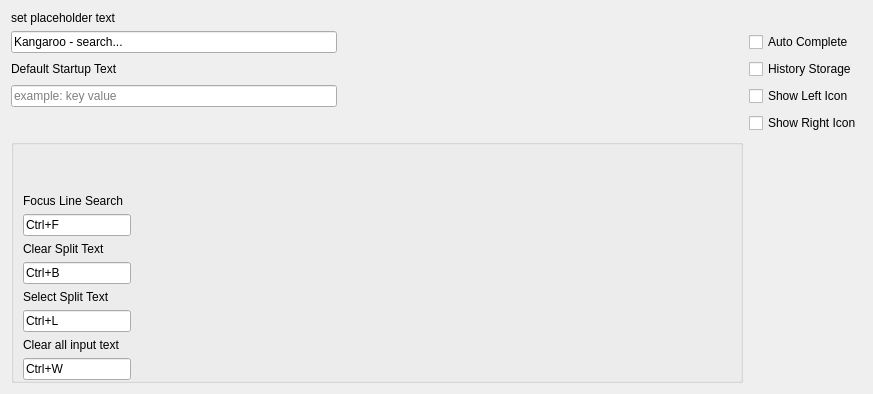
             <widget class="QWidget" name="tab_line">
              <attribute name="title">
               <string>Line</string>
              </attribute>
              <layout class="QGridLayout" name="gridLayout_19">
               <item row="2" column="0">
                <widget class="QLabel" name="label_18">
                 <property name="sizePolicy">
                  <sizepolicy hsizetype="Preferred" vsizetype="Fixed">
                   <horstretch>0</horstretch>
                   <verstretch>0</verstretch>
                  </sizepolicy>
                 </property>
                 <property name="text">
                  <string>Default Startup Text</string>
                 </property>
                </widget>
               </item>
               <item row="0" column="0">
                <widget class="QLabel" name="label_13">
                 <property name="sizePolicy">
                  <sizepolicy hsizetype="Preferred" vsizetype="Fixed">
                   <horstretch>0</horstretch>
                   <verstretch>0</verstretch>
                  </sizepolicy>
                 </property>
                 <property name="text">
                  <string>set placeholder text</string>
                 </property>
                </widget>
               </item>
               <item row="2" column="1">
                <spacer name="horizontalSpacer_4">
                 <property name="orientation">
                  <enum>Qt::Horizontal</enum>
                 </property>
                 <property name="sizeType">
                  <enum>QSizePolicy::Fixed</enum>
                 </property>
                 <property name="sizeHint" stdset="0">
                  <size>
                   <width>400</width>
                   <height>20</height>
                  </size>
                 </property>
                </spacer>
               </item>
               <item row="1" column="0">
                <widget class="QLineEdit" name="placeholder_text">
                 <property name="styleSheet">
                  <string notr="true"/>
                 </property>
                 <property name="text">
                  <string>Kangaroo - search...</string>
                 </property>
                 <property name="placeholderText">
                  <string>your name - search</string>
                 </property>
                </widget>
               </item>
               <item row="3" column="0">
                <widget class="QLineEdit" name="start_up_text">
                 <property name="placeholderText">
                  <string>example: key value</string>
                 </property>
                </widget>
               </item>
               <item row="4" column="2">
                <widget class="QCheckBox" name="check_show_right_icon">
                 <property name="text">
                  <string>Show Right Icon</string>
                 </property>
                </widget>
               </item>
               <item row="3" column="2">
                <widget class="QCheckBox" name="check_show_left_icon">
                 <property name="text">
                  <string>Show Left Icon</string>
                 </property>
                </widget>
               </item>
               <item row="1" column="2">
                <widget class="QCheckBox" name="check_auto_complete">
                 <property name="text">
                  <string>Auto Complete</string>
                 </property>
                </widget>
               </item>
               <item row="2" column="2">
                <widget class="QCheckBox" name="check_history_storage">
                 <property name="text">
                  <string>History Storage</string>
                 </property>
                 <property name="tristate">
                  <bool>false</bool>
                 </property>
                </widget>
               </item>
               <item row="5" column="0" colspan="2">
                <widget class="QGroupBox" name="groupBox">
                 <property name="title">
                  <string/>
                 </property>
                 <property name="flat">
                  <bool>true</bool>
                 </property>
                 <layout class="QGridLayout" name="gridLayout_14">
                  <property name="bottomMargin">
                   <number>0</number>
                  </property>
                  <item row="7" column="0">
                   <widget class="QLabel" name="label_22">
                    <property name="text">
                     <string>Clear all input text</string>
                    </property>
                   </widget>
                  </item>
                  <item row="6" column="0">
                   <widget class="QKeySequenceEdit" name="key_select_split_line_text">
                    <property name="keySequence">
                     <string>Ctrl+L</string>
                    </property>
                   </widget>
                  </item>
                  <item row="3" column="0">
                   <widget class="QLabel" name="label_24">
                    <property name="text">
                     <string>Clear Split Text</string>
                    </property>
                   </widget>
                  </item>
                  <item row="5" column="0">
                   <widget class="QLabel" name="label_23">
                    <property name="text">
                     <string>Select Split Text</string>
                    </property>
                   </widget>
                  </item>
                  <item row="4" column="0">
                   <widget class="QKeySequenceEdit" name="key_clear_split_line_text">
                    <property name="keySequence">
                     <string>Ctrl+B</string>
                    </property>
                   </widget>
                  </item>
                  <item row="1" column="0">
                   <widget class="QLabel" name="label_25">
                    <property name="text">
                     <string>Focus Line Search</string>
                    </property>
                   </widget>
                  </item>
                  <item row="2" column="0">
                   <widget class="QKeySequenceEdit" name="key_focus_line_search">
                    <property name="keySequence">
                     <string>Ctrl+F</string>
                    </property>
                   </widget>
                  </item>
                  <item row="8" column="0">
                   <widget class="QKeySequenceEdit" name="key_clear_line_text">
                    <property name="keySequence">
                     <string>Ctrl+W</string>
                    </property>
                   </widget>
                  </item>
                  <item row="0" column="0">
                   <spacer name="verticalSpacer">
                    <property name="orientation">
                     <enum>Qt::Vertical</enum>
                    </property>
                    <property name="sizeHint" stdset="0">
                     <size>
                      <width>20</width>
                      <height>40</height>
                     </size>
                    </property>
                   </spacer>
                  </item>
                  <item row="4" column="1">
                   <spacer name="horizontalSpacer_2">
                    <property name="orientation">
                     <enum>Qt::Horizontal</enum>
                    </property>
                    <property name="sizeType">
                     <enum>QSizePolicy::Fixed</enum>
                    </property>
                    <property name="sizeHint" stdset="0">
                     <size>
                      <width>600</width>
                      <height>20</height>
                     </size>
                    </property>
                   </spacer>
                  </item>
                 </layout>
                </widget>
               </item>
              </layout>
             </widget>
